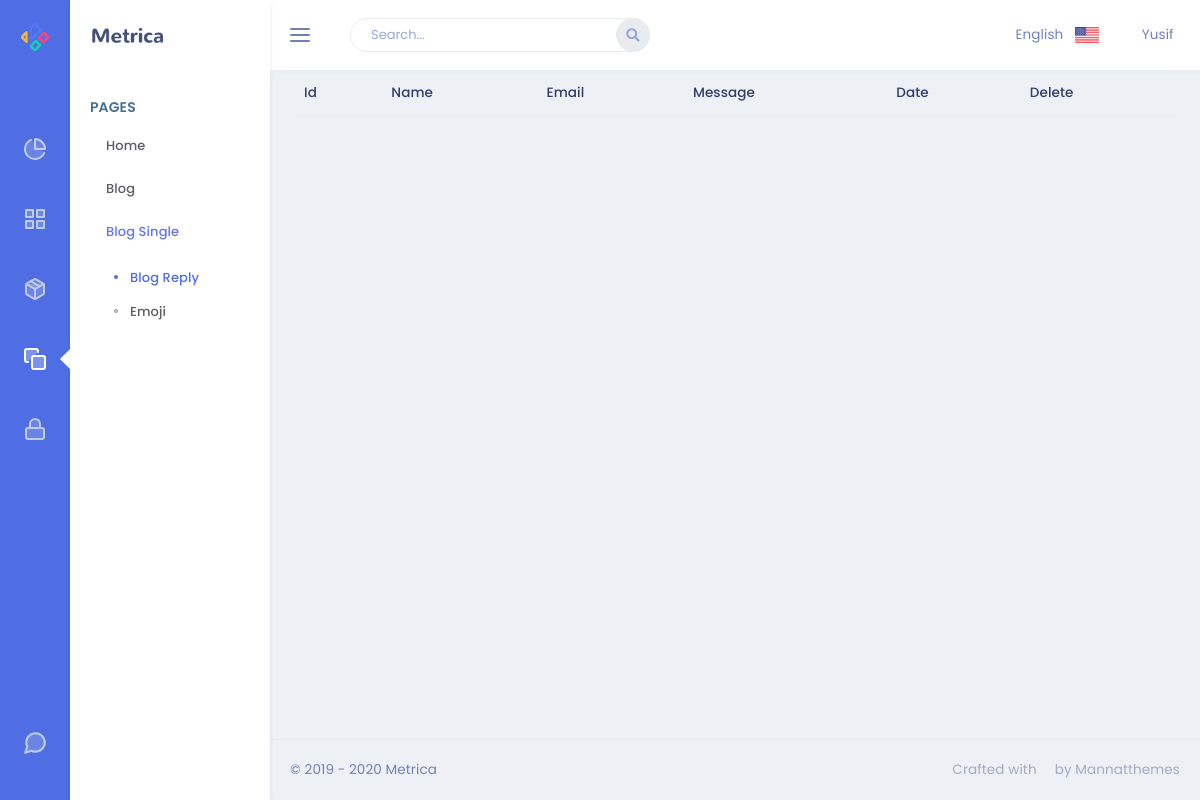
Page /admin/reply on the earlier database version.
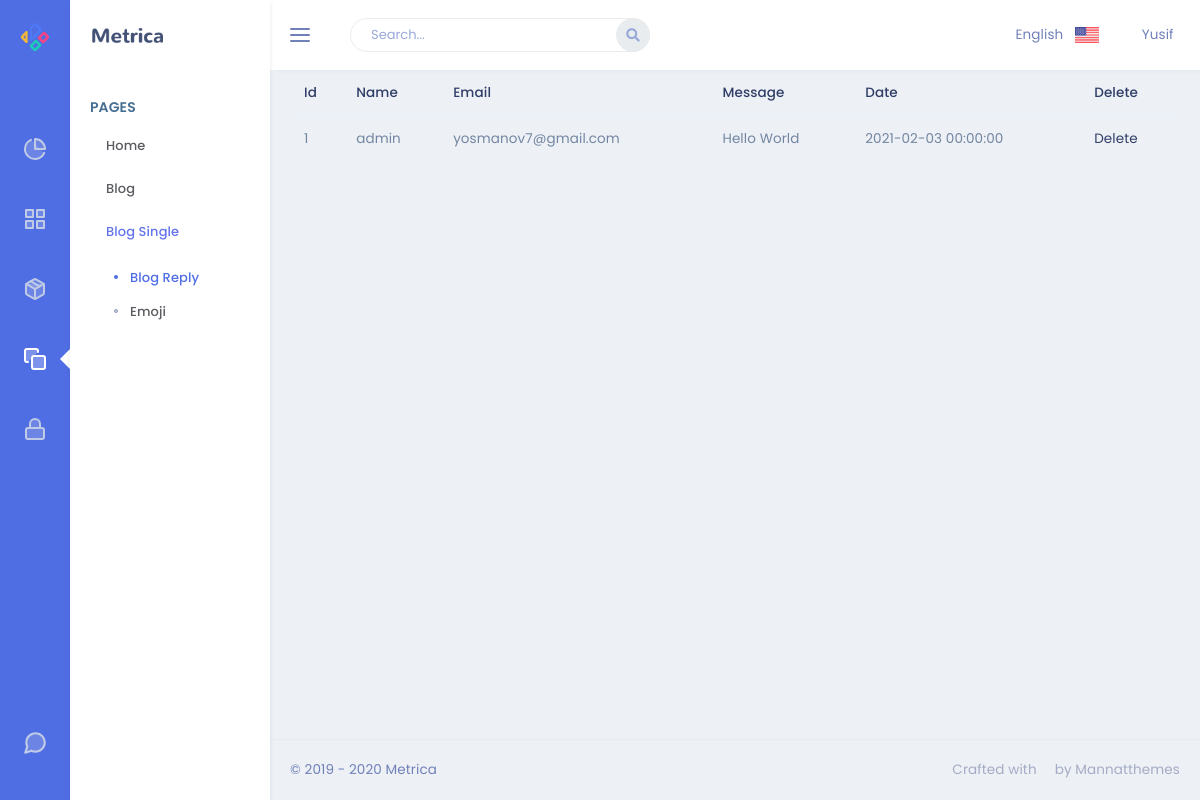
Same page on the later database version.
### app/models.py (models this page shows)
class BlogReply(db.Model):
    id = db.Column(db.Integer, primary_key=True)
    blogReply_name = db.Column(db.String(30), nullable=False)
    blogReply_email = db.Column(db.String(40), nullable=False)
    blogReply_content = db.Column(db.Text, nullable=False)
    blogReply_date = db.Column(db.DateTime)

### admin/routes.py (the view)
@admin.route('/reply')
def reply():
    replies = BlogReply.query.all()
    return render_template('BlogReply/reply.html',replyList=replies)

### admin/templates/BlogReply/reply.html
{% extends "layout.html" %}
{% block content %}
<table class="table">
    <thead>
    <tr>
        <th scope="col">Id</th>
        <th scope="col">Name</th>
        <th scope="col">Email</th>
        <th scope="col">Message</th>
        <th scope="col">Date</th>
        <th scope="col">Delete</th>
    </tr>
    </thead>
    <tbody>
    {% for reply in replyList %}
    <tr>
        <td>{{reply.id}}</td>
        <td>{{reply.blogReply_name}}</td>
        <td>{{reply.blogReply_email}}</td>
        <td>{{reply.blogReply_content}}</td>
        <td>{{reply.blogReply_date}}</td>
        <td><a href="/admin/reply/delete/{{reply.id}}">Delete</a></td>
    </tr>
    {% endfor %}
    </tbody>
</table>
{% endblock %}

Differences in the rows shown:
added BlogReply: id "1", blogReply_name "admin", blogReply_email "yosmanov7@gmail.com", blogReply_content "Hello World", blogReply_date "2021-02-03 00:00:00"
